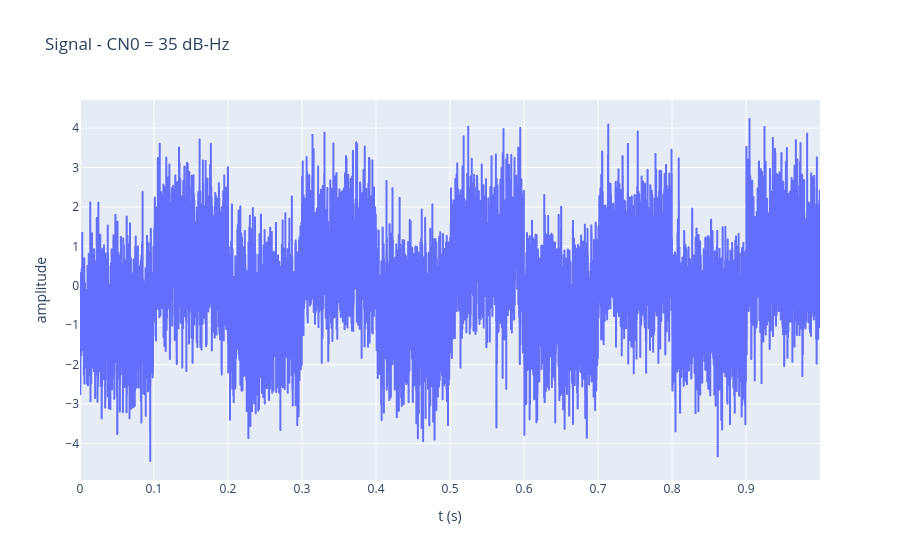

Notebook source saved alongside this figure:
### Code cell
# carrier to noise density - dB/Hz 
CN0 = widgets.FloatSlider( value=35, min=0, max=100, step=1, description="CN0 (dB-Hz)", continuous_update=False )

# one plot, redrawn in place when the slider moves
display( CN0 )
# pass plotly's mimebundle directly - display(fig) calls fig.show() and ignores display_id
plot = display( makeSignal( CN0.value )._repr_mimebundle_(), raw=True, display_id=True )
CN0.observe( lambda change: plot.update( makeSignal( change.new )._repr_mimebundle_(), raw=True ), names="value" )

### Figure 1 — Plotly figure (JSON) as saved in the notebook; plotly's stock layout.template omitted (floating-point values rounded to 4 significant figures; data arrays with more than 128 entries replaced by an {"elided": "..."} marker saying what was removed)
{"data": [{"mode": "lines", "name": "signal", "type": "scattergl", "x": {"elided": "10000 float values"}, "y": {"elided": "10000 float values"}}], "layout": {"title": {"text": "Signal - CN0 = 35 dB-Hz"}, "xaxis": {"title": {"text": "t (s)"}}, "yaxis": {"title": {"text": "amplitude"}}}}
